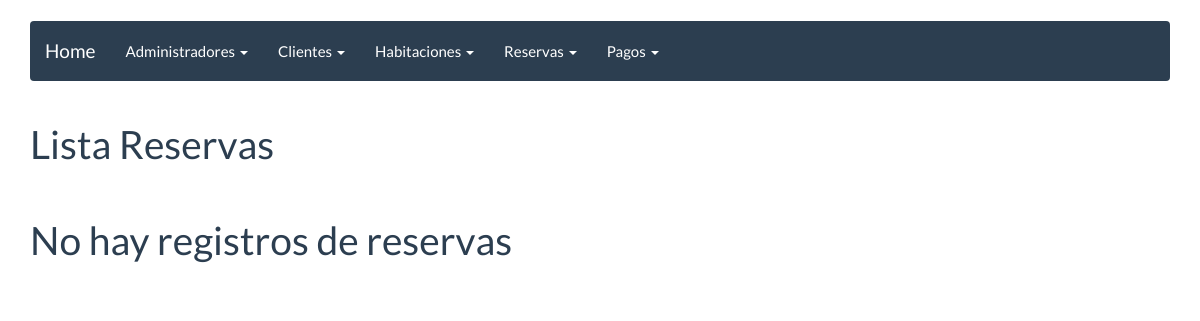
The page /listarreserva on the database as committed earlier.
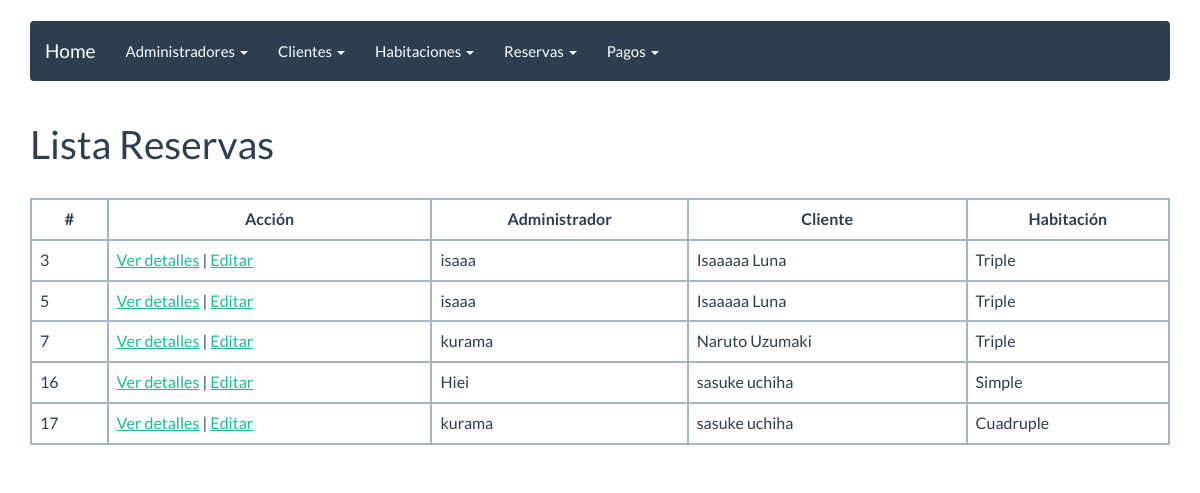
The same page on the database as committed later.
### reservar/models.py (models this page shows, shortened)
class Reserva(models.Model):
    admin= models.ForeignKey(Admin)
    cliente= models.ForeignKey(Cliente)
    habitacion= models.ForeignKey(Habitacion)
    fecha_in=models.DateField()
    fecha_out=models.DateField()

class Admin(models.Model):
    nombre_completo_admin = models.CharField(max_length=50)
    def __str__(self):
        return self.nombre_completo_admin

class Cliente(models.Model):
    dni_cliente=models.CharField(max_length=8)
    nombre_cliente = models.CharField(max_length=50)
    apellidos_cliente = models.CharField(max_length=50)
    email=models.EmailField()
    def __str__(self):
        return self.nombre_cliente +" "+self.apellidos_cliente

class Habitacion(models.Model):
	estado_choices = (
        ('O', 'Ocupada'),
        ('D', 'Desocupada'),
    )
	nombre_habitacion = models.CharField(max_length=50)
	descripcion=models.CharField(max_length=200)
	capacidad=models.IntegerField()
	precio=models.DecimalField(max_digits=5, decimal_places=2)
	estado = models.CharField(max_length=1,choices=estado_choices,default='D')
	def __str__(self):
		return self.nombre_habitacion

### reservar/views.py (the view)
# urls.py: url(r'^listarreserva', ReservaList.as_view(), name='reserva_listar'),
class ReservaList(ListView):
    model = Reserva
    template_name = "reserva_list.html"

### templates/reserva_list.html (shortened to what this page needs)
{% extends "base.html" %}
{% block content %}
<h1>Lista Reservas</h1><br>
<table class="table table-bordered">
    <tbody>
        {% if object_list %}
        <thead align="center">
            <tr>
                <td><strong>#</strong></td>
                <td><strong>Acción</strong></td>
                <td><strong>Administrador</strong></td>
                <td><strong>Cliente</strong></td>
                <td><strong>Habitación</strong></td>
            </tr>
        </thead>
        {% for reserva in object_list %}
        <tr>
            <td>{{ reserva.id }}</td>
            <td>
                <a href="{% url 'reserva_detail' reserva.id %}">Ver detalles</a> | <a href="{% url 'reserva_editar' reserva.id %}">Editar</a>
            </td>
            <td>{{ reserva.admin }}</td>
            <td>{{ reserva.cliente }} </td>
            <td>{{ reserva.habitacion }}</td>
        </tr>
        {% endfor %}
        {% else %}
        <h1>No hay registros de reservas</h1>
        {% endif %}
    </tbody>
</table>
{% endblock%}

Rows that differ between the two databases and show on the page:
added Reserva: id "3", admin "isaaa", cliente "Isaaaaa Luna", habitacion "Triple"
added Reserva: id "5", admin "isaaa", cliente "Isaaaaa Luna", habitacion "Triple"
added Reserva: id "7", admin "kurama", cliente "Naruto Uzumaki", habitacion "Triple"
added Reserva: id "16", admin "Hiei", cliente "sasuke uchiha", habitacion "Simple"
added Reserva: id "17", admin "kurama", cliente "sasuke uchiha", habitacion "Cuadruple"
Other text that changed with them:
text no longer shown: "No hay registros de reservas"
text now shown: "# Acción Administrador Cliente Habitación"
